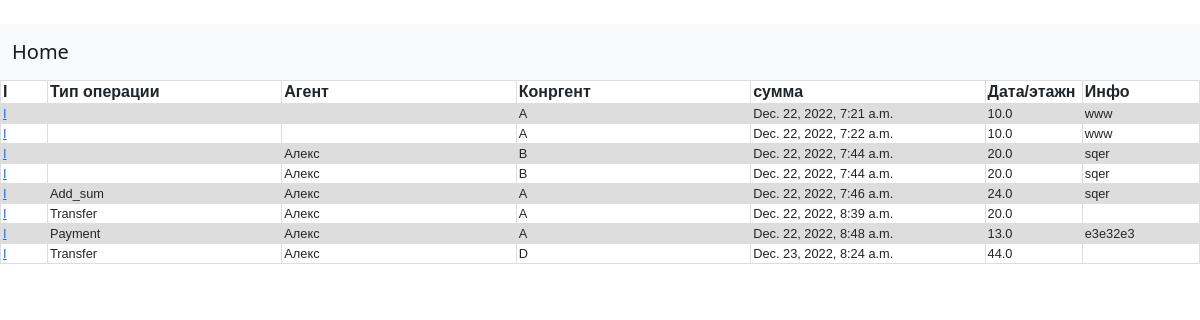
Screenshot of /operations/ with the database file from the repository.
### cards/models.py (models this page shows, shortened)
class CardOperation(models.Model):
    types=[('Add_sum','Add_sum'),('Payment','Payment'),('Transfer money', 'Transfer money')]
    contr_agents=[(ag.contr_agent_name,ag.contr_agent_name) for ag in ContrAgent.objects.all()]
    type_op=models.CharField(max_length=20, choices=types)
    agent=models.CharField(max_length=20, default='')
    contr_agent=models.CharField(max_length=20,choices=contr_agents)
    date_operation=models.DateTimeField(auto_now_add=True)
    summa=models.FloatField()
    oper_info=models.TextField(blank=True)
    checks=models.FileField(blank=True)
    def get_absolute_url(self):
            return reverse('card_operation_detail_url', kwargs={'card_operation_id':self.id})

### cards/views.py (the view)
# urls.py: path('operations/',operations_list, name='operations_list_url'),
def operations_list(request):
    operations=CardOperation.objects.all()
    return render(request,'cards/operations_list.html',context={'operations':operations, 's':operations})

### cards/templates/cards/operations_list.html (shortened to what this page needs)
﻿{% extends 'cards/base_cards.html'%}
{% block content %}
	<table>
  		<tr>
		 <th style="width:2%">I</th>
   		 <th style="width:10%">Тип операции</th>
    		 <th style="width:10%">Агент</th>
    		 <th style="width:10%">Конргент</th>
		 <th style="width:10%">сумма</th>
		 <th style="width:4%">Дата/этажн</th>
		 <th style="width:5%">Инфо</th>
  		 </tr>
	{% for operation in operations%}
		<tr>
		 <td style="font-size:80%"><a href="{{operation.get_absolute_url}}">I</a></td>
		 <td style="font-size:80%;">{{operation.type_op}}</td>
    		 <td style="font-size:80%;">{{operation.agent}}</td>
		 <td style="font-size:80%;">{{operation.contr_agent}}</td>
		 <td style="font-size:80%;">{{operation.date_operation}}</td>
		 <td style="font-size:80%;">{{operation.summa}}</td>
		 <td style="font-size:80%;">{{operation.oper_info}}</td>
		</tr>
	{% endfor %}
	</table>
{%endblock%}

### cards/templates/cards/operations_list.html (style rules this page uses)
table { font-family: arial, sans-serif; border-collapse: collapse; width: 100%; }
td, th { border: 1px solid #dddddd; text-align: left; padding: 2px; heigth: 5px; }
tr:nth-child(even) { background-color: #dddddd; }

### rows the page displays
CardOperation: contr_agent "A", date_operation "Dec. 22, 2022, 7:21 a.m.", summa "10.0", oper_info "www"
CardOperation: contr_agent "A", date_operation "Dec. 22, 2022, 7:22 a.m.", summa "10.0", oper_info "www"
CardOperation: agent "Алекс", contr_agent "B", date_operation "Dec. 22, 2022, 7:44 a.m.", summa "20.0", oper_info "sqer"
CardOperation: agent "Алекс", contr_agent "B", date_operation "Dec. 22, 2022, 7:44 a.m.", summa "20.0", oper_info "sqer"
CardOperation: type_op "Add_sum", agent "Алекс", contr_agent "A", date_operation "Dec. 22, 2022, 7:46 a.m.", summa "24.0", oper_info "sqer"
CardOperation: type_op "Transfer", agent "Алекс", contr_agent "A", date_operation "Dec. 22, 2022, 8:39 a.m.", summa "20.0"
CardOperation: type_op "Payment", agent "Алекс", contr_agent "A", date_operation "Dec. 22, 2022, 8:48 a.m.", summa "13.0", oper_info "е3е32е3"
CardOperation: type_op "Transfer", agent "Алекс", contr_agent "D", date_operation "Dec. 23, 2022, 8:24 a.m.", summa "44.0"
